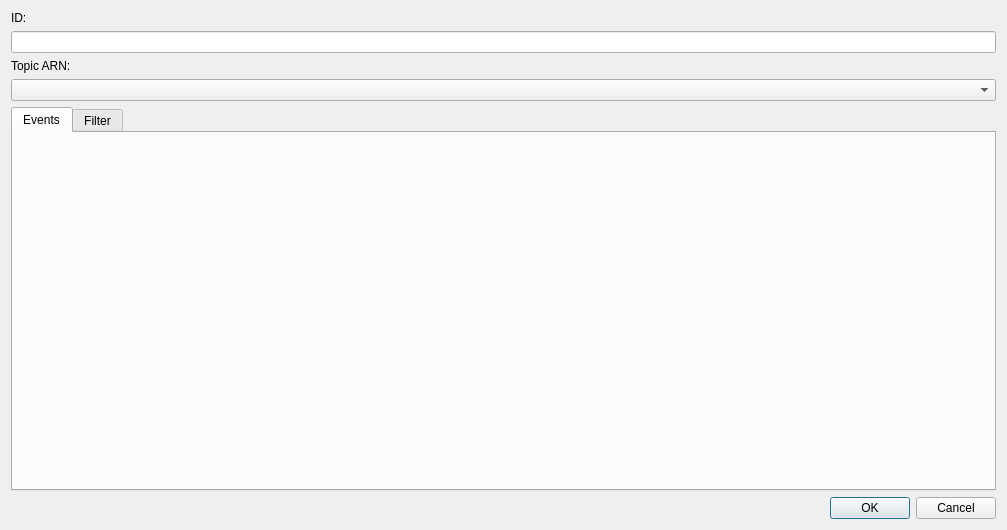
<?xml version="1.0" encoding="UTF-8"?>
<ui version="4.0">
 <class>S3TopicNotificationDialog</class>
 <widget class="QDialog" name="S3TopicNotificationDialog">
  <property name="geometry">
   <rect>
    <x>0</x>
    <y>0</y>
    <width>1007</width>
    <height>530</height>
   </rect>
  </property>
  <property name="windowTitle">
   <string>S3 Topic Notification</string>
  </property>
  <layout class="QVBoxLayout" name="verticalLayout">
   <item>
    <layout class="QGridLayout" name="gridLayout">
     <item row="1" column="0">
      <widget class="QLineEdit" name="idEdit"/>
     </item>
     <item row="4" column="0">
      <widget class="QTabWidget" name="tabWidget">
       <property name="currentIndex">
        <number>0</number>
       </property>
       <widget class="QWidget" name="tab_3">
        <attribute name="title">
         <string>Events</string>
        </attribute>
        <layout class="QVBoxLayout" name="verticalLayout_2">
         <item>
          <widget class="Awsmock::Components::SelectLists" name="eventSelectLists" native="true">
           <property name="sizePolicy">
            <sizepolicy hsizetype="Expanding" vsizetype="Expanding">
             <horstretch>0</horstretch>
             <verstretch>0</verstretch>
            </sizepolicy>
           </property>
          </widget>
         </item>
        </layout>
       </widget>
       <widget class="QWidget" name="tab_4">
        <attribute name="title">
         <string>Filter</string>
        </attribute>
        <layout class="QVBoxLayout" name="verticalLayout_3">
         <item>
          <layout class="QHBoxLayout" name="horizontalLayout">
           <item>
            <spacer name="horizontalSpacer">
             <property name="orientation">
              <enum>Qt::Orientation::Horizontal</enum>
             </property>
             <property name="sizeHint" stdset="0">
              <size>
               <width>40</width>
               <height>20</height>
              </size>
             </property>
            </spacer>
           </item>
           <item>
            <widget class="QPushButton" name="filterAddButton">
             <property name="text">
              <string>PushButton</string>
             </property>
            </widget>
           </item>
          </layout>
         </item>
         <item>
          <widget class="QTableView" name="filterTableView"/>
         </item>
        </layout>
       </widget>
      </widget>
     </item>
     <item row="0" column="0">
      <widget class="QLabel" name="idLabel">
       <property name="text">
        <string>ID:</string>
       </property>
      </widget>
     </item>
     <item row="2" column="0">
      <widget class="QLabel" name="topicArnLabel">
       <property name="text">
        <string>Topic ARN:</string>
       </property>
      </widget>
     </item>
     <item row="3" column="0">
      <widget class="QComboBox" name="topicArnCombo"/>
     </item>
    </layout>
   </item>
   <item>
    <widget class="QDialogButtonBox" name="buttonBox">
     <property name="standardButtons">
      <set>QDialogButtonBox::StandardButton::Cancel|QDialogButtonBox::StandardButton::Ok</set>
     </property>
    </widget>
   </item>
  </layout>
 </widget>
 <customwidgets>
  <customwidget>
   <class>Awsmock::Components::SelectLists</class>
   <extends>QWidget</extends>
   <header location="global">components/SelectLists.h</header>
   <container>1</container>
  </customwidget>
 </customwidgets>
 <resources/>
 <connections/>
</ui>
